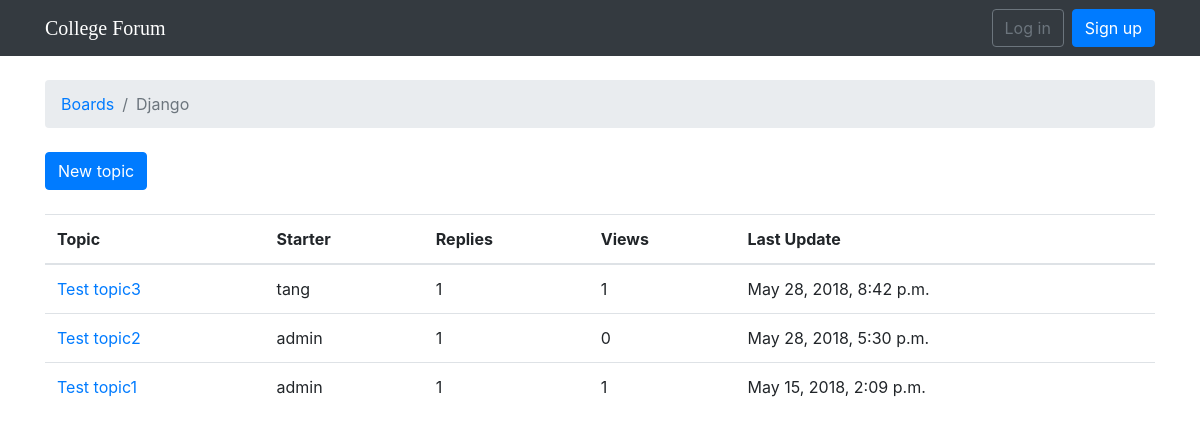
The app's page /boards/1/, older data.
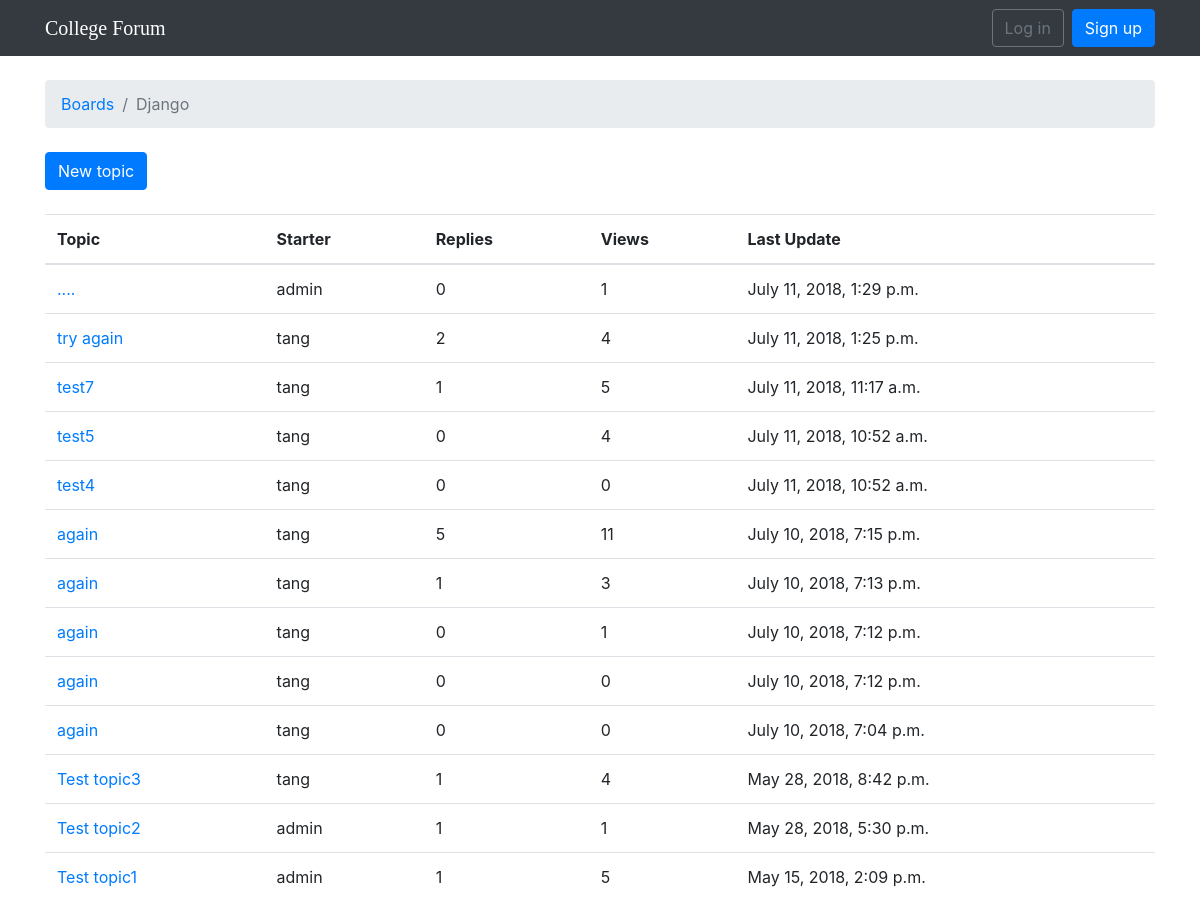
The same page, newer data.
### boards/models.py (models this page shows, shortened)
class Board(models.Model):
    name = models.CharField(max_length=30, unique=True)
    description = models.CharField(max_length=100)

class Topic(models.Model):
    subject = models.CharField(max_length=300)
    last_updated = models.DateTimeField(auto_now_add=True)
    board = models.ForeignKey(Board, related_name='topics')
    starter = models.ForeignKey(User, related_name='topics')
    views = models.PositiveIntegerField(default=0)

### boards/views.py (the view)
# urls.py: url(r'^boards/(?P<pk>\d+)/$', views.board_topics, name='board_topics'),
def board_topics(request, pk):
    board = get_object_or_404(Board, pk=pk)
    topics = board.topics.order_by('-last_updated').annotate(replies=Count('posts')-1)
    return render(request, 'topics.html', {'board': board, 'topics': topics})

### templates/topics.html (shortened to what this page needs)
{% extends 'base.html' %}
{% block breadcrumb %}
    <li class="breadcrumb-item"><a href="{% url 'home' %}">Boards</a></li>
    <li class="breadcrumb-item active">{{ board.name }}</li>
{% endblock %}
{% block content %}
    <div class="mb-4">
        <a href="{% url 'new_topic' board.pk %}" class="btn btn-primary">New topic</a>
    </div>
    <table class="table">
        <thead class="thead-inverse">
        <tr>
            <th>Topic</th>
            <th>Starter</th>
            <th>Replies</th>
            <th>Views</th>
            <th>Last Update</th>
        </tr>
        </thead>
        <tbody>
        {% for topic in topics %}
            <tr>
                <td><a href="{% url 'topic_posts' board.pk topic.pk %}">{{ topic.subject }}</a></td>
                <td>{{ topic.starter.username }}</td>
                <td>{{ topic.replies }}</td>
                <td>{{ topic.views }}</td>
                <td>{{ topic.last_updated }}</td>
            </tr>
        {% endfor %}
        </tbody>
    </table>
{% endblock %}

### templates/base.html (shortened to what this page needs)
{% load static %}<!DOCTYPE html>
<html>
<head>
    <link rel="stylesheet" href="{% static 'css/bootstrap.min.css' %}">
    <link rel="stylesheet" href="{% static 'css/app.css' %}">
</head>
<body>
{% block body %}
    <nav class="navbar navbar-expand-sm navbar-dark bg-dark">
        <div class="container">
            <a class="navbar-brand" href="{% url 'home' %}">College Forum</a>
            <div class="collapse navbar-collapse" id="mainMenu">
                {% if user.is_authenticated %}
                    <ul class="navbar-nav ml-auto">
                        <li class="nav-item dropdown">
                            <a class="nav-link dropdown-toggle" href="#" id="userMenu" data-toggle="dropdown"
                               aria-haspopup="true" aria-expanded="false">
                                {{ user.username }}
                            </a>
                            <div class="dropdown-menu dropdown-menu-right" aria-labelledby="userMenu">
                                <a class="dropdown-item" href="#">My account</a>
                                <a class="dropdown-item" href="{% url 'password_change' %}">Change password</a>
                                <div class="dropdown-divider"></div>
                                <a class="dropdown-item" href="{% url 'logout' %}">Log out</a>
                            </div>
                        </li>
                    </ul>
                {% else %}
                    <form class="form-inline ml-auto">
                        <a href="{% url 'login' %}" class="btn btn-outline-secondary">Log in</a>
                        <a href="{% url 'signup' %}" class="btn btn-primary ml-2">Sign up</a>
                    </form>
                {% endif %}
            </div>
        </div>
    </nav>
    <div class="container">
        <ol class="breadcrumb my-4">
            {% block breadcrumb %}
            {% endblock %}
        </ol>
        {% block content %}
        {% endblock %}
    </div>
{% endblock body %}
</body>
</html>

### static/css/app.css (style rules this page uses)
.navbar-brand { font-family: 'Peralta', cursive; }

Row changes from the older to the newer data that the page shows:
added Topic: subject "....", starter.username "admin", replies "0", views "1", last_updated "July 11, 2018, 1:29 p.m."
added Topic: subject "try again", starter.username "tang", replies "2", views "4", last_updated "July 11, 2018, 1:25 p.m."
added Topic: subject "test7", starter.username "tang", replies "1", views "5", last_updated "July 11, 2018, 11:17 a.m."
added Topic: subject "test5", starter.username "tang", replies "0", views "4", last_updated "July 11, 2018, 10:52 a.m."
added Topic: subject "test4", starter.username "tang", replies "0", views "0", last_updated "July 11, 2018, 10:52 a.m."
added Topic: subject "again", starter.username "tang", replies "5", views "11", last_updated "July 10, 2018, 7:15 p.m."
added Topic: subject "again", starter.username "tang", replies "1", views "3", last_updated "July 10, 2018, 7:13 p.m."
added Topic: subject "again", starter.username "tang", replies "0", views "1", last_updated "July 10, 2018, 7:12 p.m."
added Topic: subject "again", starter.username "tang", replies "0", views "0", last_updated "July 10, 2018, 7:12 p.m."
added Topic: subject "again", starter.username "tang", replies "0", views "0", last_updated "July 10, 2018, 7:04 p.m."
changed Topic "Test topic3": views "1" → "4"
changed Topic "Test topic2": views "0" → "1"
changed Topic "Test topic1": views "1" → "5"
